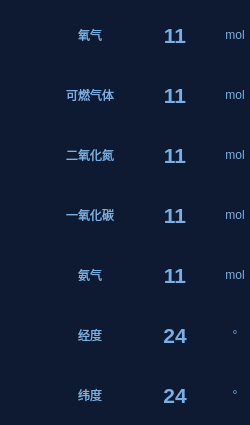
<?xml version="1.0" encoding="UTF-8"?>
<ui version="4.0">
 <class>WaterBottom</class>
 <widget class="QWidget" name="WaterBottom">
  <property name="geometry">
   <rect>
    <x>0</x>
    <y>0</y>
    <width>235</width>
    <height>425</height>
   </rect>
  </property>
  <property name="minimumSize">
   <size>
    <width>0</width>
    <height>0</height>
   </size>
  </property>
  <property name="windowTitle">
   <string>Form</string>
  </property>
  <property name="styleSheet">
   <string notr="true">#WaterBottom
{
background-color: rgb(14, 26, 50);
}
#widget
{
background-color: rgb(14, 26, 50);
}
QWidget
{
border:0px
}
QLabel
{
color: rgb(122, 175, 227);
font: 12pt &quot;楷体&quot;;
border:0px
}</string>
  </property>
  <layout class="QVBoxLayout" name="verticalLayout_2">
   <property name="spacing">
    <number>0</number>
   </property>
   <property name="leftMargin">
    <number>0</number>
   </property>
   <property name="topMargin">
    <number>0</number>
   </property>
   <property name="rightMargin">
    <number>0</number>
   </property>
   <property name="bottomMargin">
    <number>0</number>
   </property>
   <item>
    <widget class="QWidget" name="widget" native="true">
     <property name="minimumSize">
      <size>
       <width>0</width>
       <height>0</height>
      </size>
     </property>
     <property name="maximumSize">
      <size>
       <width>999</width>
       <height>9999</height>
      </size>
     </property>
     <layout class="QVBoxLayout" name="verticalLayout">
      <property name="spacing">
       <number>0</number>
      </property>
      <property name="leftMargin">
       <number>0</number>
      </property>
      <property name="topMargin">
       <number>5</number>
      </property>
      <property name="rightMargin">
       <number>0</number>
      </property>
      <property name="bottomMargin">
       <number>0</number>
      </property>
      <item>
       <widget class="QWidget" name="O2Widget" native="true">
        <property name="minimumSize">
         <size>
          <width>0</width>
          <height>60</height>
         </size>
        </property>
        <property name="maximumSize">
         <size>
          <width>16777215</width>
          <height>60</height>
         </size>
        </property>
        <property name="styleSheet">
         <string notr="true">#PHWidget
{

}</string>
        </property>
        <layout class="QHBoxLayout" name="horizontalLayout_2">
         <property name="spacing">
          <number>5</number>
         </property>
         <property name="leftMargin">
          <number>0</number>
         </property>
         <property name="topMargin">
          <number>0</number>
         </property>
         <property name="rightMargin">
          <number>0</number>
         </property>
         <property name="bottomMargin">
          <number>0</number>
         </property>
         <item>
          <widget class="QLabel" name="O2Icon">
           <property name="minimumSize">
            <size>
             <width>45</width>
             <height>45</height>
            </size>
           </property>
           <property name="maximumSize">
            <size>
             <width>45</width>
             <height>45</height>
            </size>
           </property>
           <property name="text">
            <string/>
           </property>
           <property name="pixmap">
            <pixmap resource="res.qrc">:/ptr/StateOxygen.png</pixmap>
           </property>
           <property name="scaledContents">
            <bool>true</bool>
           </property>
          </widget>
         </item>
         <item>
          <widget class="QLabel" name="O2Name">
           <property name="minimumSize">
            <size>
             <width>80</width>
             <height>50</height>
            </size>
           </property>
           <property name="maximumSize">
            <size>
             <width>999</width>
             <height>999</height>
            </size>
           </property>
           <property name="text">
            <string>氧气</string>
           </property>
           <property name="alignment">
            <set>Qt::AlignCenter</set>
           </property>
          </widget>
         </item>
         <item>
          <widget class="QLabel" name="O2Value">
           <property name="minimumSize">
            <size>
             <width>80</width>
             <height>50</height>
            </size>
           </property>
           <property name="maximumSize">
            <size>
             <width>999</width>
             <height>999</height>
            </size>
           </property>
           <property name="styleSheet">
            <string notr="true">font: 16pt ;
font-weight:bold;
</string>
           </property>
           <property name="text">
            <string>11</string>
           </property>
           <property name="alignment">
            <set>Qt::AlignCenter</set>
           </property>
          </widget>
         </item>
         <item>
          <widget class="QLabel" name="O2Unit">
           <property name="minimumSize">
            <size>
             <width>30</width>
             <height>50</height>
            </size>
           </property>
           <property name="maximumSize">
            <size>
             <width>999</width>
             <height>999</height>
            </size>
           </property>
           <property name="text">
            <string>mol</string>
           </property>
           <property name="alignment">
            <set>Qt::AlignCenter</set>
           </property>
          </widget>
         </item>
        </layout>
       </widget>
      </item>
      <item>
       <widget class="QWidget" name="CombustibleGasWidget" native="true">
        <property name="minimumSize">
         <size>
          <width>0</width>
          <height>60</height>
         </size>
        </property>
        <property name="maximumSize">
         <size>
          <width>16777215</width>
          <height>60</height>
         </size>
        </property>
        <layout class="QHBoxLayout" name="horizontalLayout_3">
         <property name="spacing">
          <number>5</number>
         </property>
         <property name="leftMargin">
          <number>0</number>
         </property>
         <property name="topMargin">
          <number>0</number>
         </property>
         <property name="rightMargin">
          <number>0</number>
         </property>
         <property name="bottomMargin">
          <number>0</number>
         </property>
         <item>
          <widget class="QLabel" name="CombustibleGasIcon">
           <property name="minimumSize">
            <size>
             <width>45</width>
             <height>45</height>
            </size>
           </property>
           <property name="maximumSize">
            <size>
             <width>45</width>
             <height>45</height>
            </size>
           </property>
           <property name="pixmap">
            <pixmap resource="res.qrc">:/ptr/KRQT.png</pixmap>
           </property>
           <property name="scaledContents">
            <bool>true</bool>
           </property>
          </widget>
         </item>
         <item>
          <widget class="QLabel" name="CombustibleGasName">
           <property name="minimumSize">
            <size>
             <width>80</width>
             <height>50</height>
            </size>
           </property>
           <property name="maximumSize">
            <size>
             <width>999</width>
             <height>999</height>
            </size>
           </property>
           <property name="text">
            <string>可燃气体</string>
           </property>
           <property name="alignment">
            <set>Qt::AlignCenter</set>
           </property>
          </widget>
         </item>
         <item>
          <widget class="QLabel" name="CombustibleGasValue">
           <property name="minimumSize">
            <size>
             <width>80</width>
             <height>50</height>
            </size>
           </property>
           <property name="maximumSize">
            <size>
             <width>999</width>
             <height>999</height>
            </size>
           </property>
           <property name="styleSheet">
            <string notr="true">font: 16pt ;
font-weight:bold;
</string>
           </property>
           <property name="text">
            <string>11</string>
           </property>
           <property name="alignment">
            <set>Qt::AlignCenter</set>
           </property>
          </widget>
         </item>
         <item>
          <widget class="QLabel" name="CombustibleGasUnit">
           <property name="minimumSize">
            <size>
             <width>30</width>
             <height>50</height>
            </size>
           </property>
           <property name="maximumSize">
            <size>
             <width>999</width>
             <height>999</height>
            </size>
           </property>
           <property name="text">
            <string>mol</string>
           </property>
           <property name="alignment">
            <set>Qt::AlignCenter</set>
           </property>
          </widget>
         </item>
        </layout>
       </widget>
      </item>
      <item>
       <widget class="QWidget" name="NO2Widget" native="true">
        <property name="minimumSize">
         <size>
          <width>0</width>
          <height>60</height>
         </size>
        </property>
        <property name="maximumSize">
         <size>
          <width>16777215</width>
          <height>60</height>
         </size>
        </property>
        <layout class="QHBoxLayout" name="horizontalLayout_7">
         <property name="spacing">
          <number>5</number>
         </property>
         <property name="leftMargin">
          <number>0</number>
         </property>
         <property name="topMargin">
          <number>0</number>
         </property>
         <property name="rightMargin">
          <number>0</number>
         </property>
         <property name="bottomMargin">
          <number>0</number>
         </property>
         <item>
          <widget class="QLabel" name="NO2Icon">
           <property name="minimumSize">
            <size>
             <width>45</width>
             <height>45</height>
            </size>
           </property>
           <property name="maximumSize">
            <size>
             <width>45</width>
             <height>45</height>
            </size>
           </property>
           <property name="text">
            <string/>
           </property>
           <property name="pixmap">
            <pixmap resource="res.qrc">:/ptr/NO2.png</pixmap>
           </property>
           <property name="scaledContents">
            <bool>true</bool>
           </property>
          </widget>
         </item>
         <item>
          <widget class="QLabel" name="NO2Name">
           <property name="minimumSize">
            <size>
             <width>80</width>
             <height>50</height>
            </size>
           </property>
           <property name="maximumSize">
            <size>
             <width>999</width>
             <height>999</height>
            </size>
           </property>
           <property name="text">
            <string>二氧化氮</string>
           </property>
           <property name="alignment">
            <set>Qt::AlignCenter</set>
           </property>
          </widget>
         </item>
         <item>
          <widget class="QLabel" name="NO2Value">
           <property name="minimumSize">
            <size>
             <width>80</width>
             <height>50</height>
            </size>
           </property>
           <property name="maximumSize">
            <size>
             <width>999</width>
             <height>999</height>
            </size>
           </property>
           <property name="styleSheet">
            <string notr="true">font: 16pt ;
font-weight:bold;
</string>
           </property>
           <property name="text">
            <string>11</string>
           </property>
           <property name="alignment">
            <set>Qt::AlignCenter</set>
           </property>
          </widget>
         </item>
         <item>
          <widget class="QLabel" name="NO2Unit">
           <property name="minimumSize">
            <size>
             <width>30</width>
             <height>50</height>
            </size>
           </property>
           <property name="maximumSize">
            <size>
             <width>999</width>
             <height>999</height>
            </size>
           </property>
           <property name="text">
            <string>mol</string>
           </property>
           <property name="alignment">
            <set>Qt::AlignCenter</set>
           </property>
          </widget>
         </item>
        </layout>
       </widget>
      </item>
      <item>
       <widget class="QWidget" name="COWidget" native="true">
        <property name="minimumSize">
         <size>
          <width>0</width>
          <height>60</height>
         </size>
        </property>
        <property name="maximumSize">
         <size>
          <width>16777215</width>
          <height>60</height>
         </size>
        </property>
        <layout class="QHBoxLayout" name="horizontalLayout_4">
         <property name="spacing">
          <number>5</number>
         </property>
         <property name="leftMargin">
          <number>0</number>
         </property>
         <property name="topMargin">
          <number>0</number>
         </property>
         <property name="rightMargin">
          <number>0</number>
         </property>
         <property name="bottomMargin">
          <number>0</number>
         </property>
         <item>
          <widget class="QLabel" name="COIcon">
           <property name="minimumSize">
            <size>
             <width>45</width>
             <height>45</height>
            </size>
           </property>
           <property name="maximumSize">
            <size>
             <width>45</width>
             <height>45</height>
            </size>
           </property>
           <property name="text">
            <string/>
           </property>
           <property name="pixmap">
            <pixmap resource="res.qrc">:/ptr/CO.png</pixmap>
           </property>
           <property name="scaledContents">
            <bool>true</bool>
           </property>
          </widget>
         </item>
         <item>
          <widget class="QLabel" name="COName">
           <property name="minimumSize">
            <size>
             <width>80</width>
             <height>50</height>
            </size>
           </property>
           <property name="maximumSize">
            <size>
             <width>999</width>
             <height>999</height>
            </size>
           </property>
           <property name="text">
            <string>一氧化碳</string>
           </property>
           <property name="alignment">
            <set>Qt::AlignCenter</set>
           </property>
          </widget>
         </item>
         <item>
          <widget class="QLabel" name="COValue">
           <property name="minimumSize">
            <size>
             <width>80</width>
             <height>50</height>
            </size>
           </property>
           <property name="maximumSize">
            <size>
             <width>999</width>
             <height>999</height>
            </size>
           </property>
           <property name="styleSheet">
            <string notr="true">font: 16pt ;
font-weight:bold;
</string>
           </property>
           <property name="text">
            <string>11</string>
           </property>
           <property name="alignment">
            <set>Qt::AlignCenter</set>
           </property>
          </widget>
         </item>
         <item>
          <widget class="QLabel" name="COUnit">
           <property name="minimumSize">
            <size>
             <width>30</width>
             <height>50</height>
            </size>
           </property>
           <property name="maximumSize">
            <size>
             <width>999</width>
             <height>999</height>
            </size>
           </property>
           <property name="text">
            <string>mol</string>
           </property>
           <property name="alignment">
            <set>Qt::AlignCenter</set>
           </property>
          </widget>
         </item>
        </layout>
       </widget>
      </item>
      <item>
       <widget class="QWidget" name="NH3Widget" native="true">
        <property name="minimumSize">
         <size>
          <width>0</width>
          <height>60</height>
         </size>
        </property>
        <property name="maximumSize">
         <size>
          <width>16777215</width>
          <height>60</height>
         </size>
        </property>
        <layout class="QHBoxLayout" name="horizontalLayout_5">
         <property name="spacing">
          <number>5</number>
         </property>
         <property name="leftMargin">
          <number>0</number>
         </property>
         <property name="topMargin">
          <number>0</number>
         </property>
         <property name="rightMargin">
          <number>0</number>
         </property>
         <property name="bottomMargin">
          <number>0</number>
         </property>
         <item>
          <widget class="QLabel" name="NH3Icon">
           <property name="minimumSize">
            <size>
             <width>45</width>
             <height>45</height>
            </size>
           </property>
           <property name="maximumSize">
            <size>
             <width>45</width>
             <height>45</height>
            </size>
           </property>
           <property name="text">
            <string/>
           </property>
           <property name="pixmap">
            <pixmap resource="res.qrc">:/ptr/NH3.png</pixmap>
           </property>
           <property name="scaledContents">
            <bool>true</bool>
           </property>
          </widget>
         </item>
         <item>
          <widget class="QLabel" name="NH3Name">
           <property name="minimumSize">
            <size>
             <width>80</width>
             <height>50</height>
            </size>
           </property>
           <property name="maximumSize">
            <size>
             <width>999</width>
             <height>999</height>
            </size>
           </property>
           <property name="text">
            <string>氨气</string>
           </property>
           <property name="alignment">
            <set>Qt::AlignCenter</set>
           </property>
          </widget>
         </item>
         <item>
          <widget class="QLabel" name="NH3Value">
           <property name="minimumSize">
            <size>
             <width>80</width>
             <height>50</height>
            </size>
           </property>
           <property name="maximumSize">
            <size>
             <width>999</width>
             <height>999</height>
            </size>
           </property>
           <property name="styleSheet">
            <string notr="true">font: 16pt ;
font-weight:bold;
</string>
           </property>
           <property name="text">
            <string>11</string>
           </property>
           <property name="alignment">
            <set>Qt::AlignCenter</set>
           </property>
          </widget>
         </item>
         <item>
          <widget class="QLabel" name="NH3Unit">
           <property name="minimumSize">
            <size>
             <width>30</width>
             <height>50</height>
            </size>
           </property>
           <property name="maximumSize">
            <size>
             <width>999</width>
             <height>999</height>
            </size>
           </property>
           <property name="text">
            <string>mol</string>
           </property>
           <property name="alignment">
            <set>Qt::AlignCenter</set>
           </property>
          </widget>
         </item>
        </layout>
       </widget>
      </item>
      <item>
       <widget class="QWidget" name="LngWidget" native="true">
        <property name="minimumSize">
         <size>
          <width>0</width>
          <height>60</height>
         </size>
        </property>
        <property name="maximumSize">
         <size>
          <width>16777215</width>
          <height>60</height>
         </size>
        </property>
        <layout class="QHBoxLayout" name="horizontalLayout">
         <property name="spacing">
          <number>5</number>
         </property>
         <property name="leftMargin">
          <number>0</number>
         </property>
         <property name="topMargin">
          <number>0</number>
         </property>
         <property name="rightMargin">
          <number>0</number>
         </property>
         <property name="bottomMargin">
          <number>0</number>
         </property>
         <item>
          <widget class="QLabel" name="LngIcon">
           <property name="minimumSize">
            <size>
             <width>45</width>
             <height>45</height>
            </size>
           </property>
           <property name="maximumSize">
            <size>
             <width>45</width>
             <height>45</height>
            </size>
           </property>
           <property name="text">
            <string/>
           </property>
           <property name="pixmap">
            <pixmap resource="res.qrc">:/ptr/longitude.png</pixmap>
           </property>
           <property name="scaledContents">
            <bool>true</bool>
           </property>
          </widget>
         </item>
         <item>
          <widget class="QLabel" name="LngName">
           <property name="minimumSize">
            <size>
             <width>80</width>
             <height>50</height>
            </size>
           </property>
           <property name="maximumSize">
            <size>
             <width>999</width>
             <height>999</height>
            </size>
           </property>
           <property name="text">
            <string>经度</string>
           </property>
           <property name="alignment">
            <set>Qt::AlignCenter</set>
           </property>
          </widget>
         </item>
         <item>
          <widget class="QLabel" name="LngValue">
           <property name="minimumSize">
            <size>
             <width>80</width>
             <height>50</height>
            </size>
           </property>
           <property name="maximumSize">
            <size>
             <width>999</width>
             <height>999</height>
            </size>
           </property>
           <property name="styleSheet">
            <string notr="true">font: 16pt ;
font-weight:bold;
</string>
           </property>
           <property name="text">
            <string>24</string>
           </property>
           <property name="alignment">
            <set>Qt::AlignCenter</set>
           </property>
          </widget>
         </item>
         <item>
          <widget class="QLabel" name="LngUnit">
           <property name="minimumSize">
            <size>
             <width>30</width>
             <height>50</height>
            </size>
           </property>
           <property name="maximumSize">
            <size>
             <width>999</width>
             <height>999</height>
            </size>
           </property>
           <property name="text">
            <string>°</string>
           </property>
           <property name="alignment">
            <set>Qt::AlignCenter</set>
           </property>
          </widget>
         </item>
        </layout>
       </widget>
      </item>
      <item>
       <widget class="QWidget" name="LatWidget" native="true">
        <property name="minimumSize">
         <size>
          <width>0</width>
          <height>60</height>
         </size>
        </property>
        <property name="maximumSize">
         <size>
          <width>16777215</width>
          <height>60</height>
         </size>
        </property>
        <layout class="QHBoxLayout" name="horizontalLayout_6">
         <property name="spacing">
          <number>5</number>
         </property>
         <property name="leftMargin">
          <number>0</number>
         </property>
         <property name="topMargin">
          <number>0</number>
         </property>
         <property name="rightMargin">
          <number>0</number>
         </property>
         <property name="bottomMargin">
          <number>0</number>
         </property>
         <item>
          <widget class="QLabel" name="LatIcon">
           <property name="minimumSize">
            <size>
             <width>45</width>
             <height>45</height>
            </size>
           </property>
           <property name="maximumSize">
            <size>
             <width>45</width>
             <height>45</height>
            </size>
           </property>
           <property name="text">
            <string/>
           </property>
           <property name="pixmap">
            <pixmap resource="res.qrc">:/ptr/latitude.png</pixmap>
           </property>
           <property name="scaledContents">
            <bool>true</bool>
           </property>
          </widget>
         </item>
         <item>
          <widget class="QLabel" name="LatName">
           <property name="minimumSize">
            <size>
             <width>80</width>
             <height>50</height>
            </size>
           </property>
           <property name="maximumSize">
            <size>
             <width>999</width>
             <height>999</height>
            </size>
           </property>
           <property name="text">
            <string>纬度</string>
           </property>
           <property name="alignment">
            <set>Qt::AlignCenter</set>
           </property>
          </widget>
         </item>
         <item>
          <widget class="QLabel" name="LatValue">
           <property name="minimumSize">
            <size>
             <width>80</width>
             <height>50</height>
            </size>
           </property>
           <property name="maximumSize">
            <size>
             <width>999</width>
             <height>999</height>
            </size>
           </property>
           <property name="styleSheet">
            <string notr="true">font: 16pt ;
font-weight:bold;
</string>
           </property>
           <property name="text">
            <string>24</string>
           </property>
           <property name="alignment">
            <set>Qt::AlignCenter</set>
           </property>
          </widget>
         </item>
         <item>
          <widget class="QLabel" name="LatUnit">
           <property name="minimumSize">
            <size>
             <width>30</width>
             <height>50</height>
            </size>
           </property>
           <property name="maximumSize">
            <size>
             <width>999</width>
             <height>999</height>
            </size>
           </property>
           <property name="text">
            <string>°</string>
           </property>
           <property name="alignment">
            <set>Qt::AlignCenter</set>
           </property>
          </widget>
         </item>
        </layout>
       </widget>
      </item>
     </layout>
    </widget>
   </item>
  </layout>
 </widget>
 <resources>
  <include location="res.qrc"/>
 </resources>
 <connections/>
</ui>
